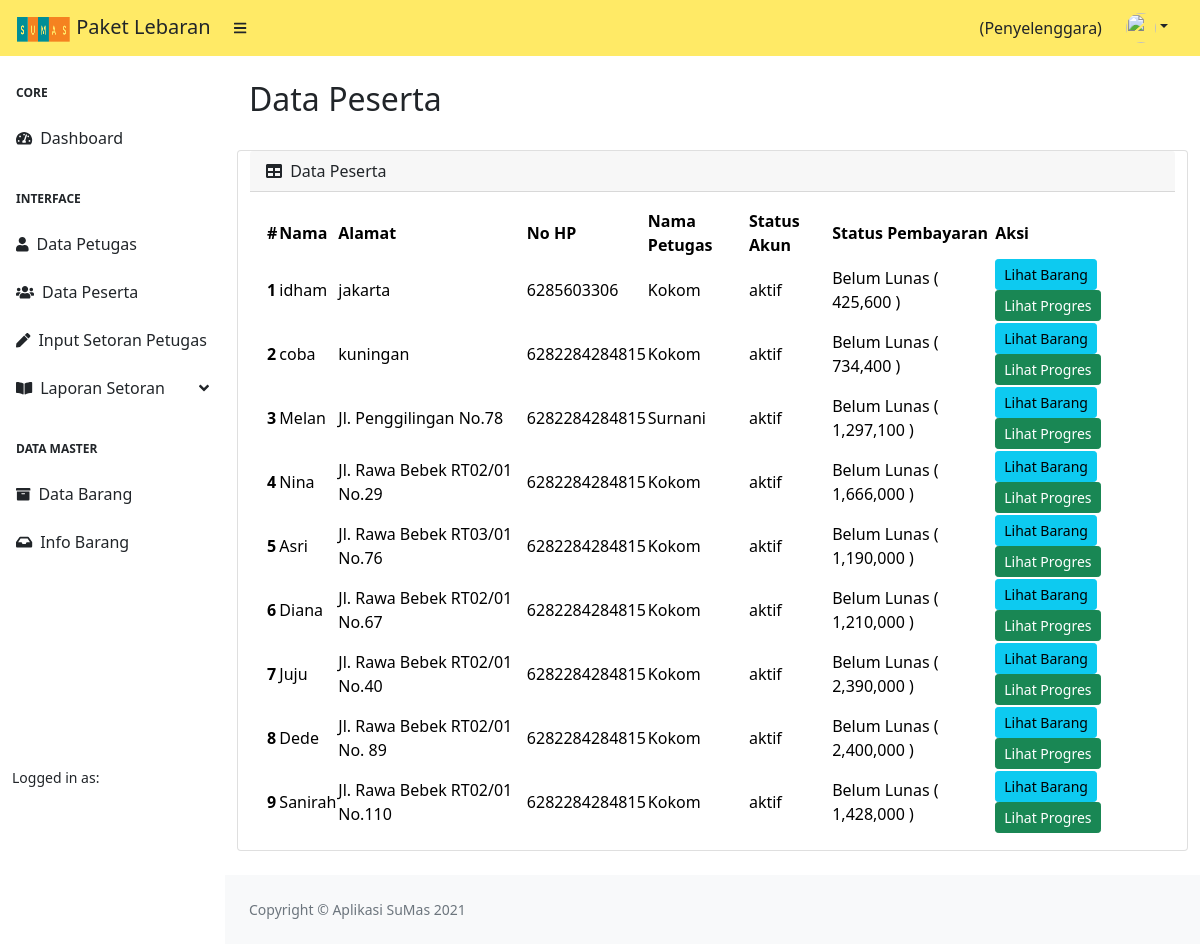
The app's page /index.php/penyelenggara/data_peserta with its own data.
### tables this page shows
CREATE TABLE `user` (
  `id` int(11) NOT NULL,
  `nama_lengkap` varchar(225) NOT NULL,
  `alamat` varchar(225) NOT NULL,
  `no_hp` varchar(20) NOT NULL,
  `username` varchar(255) NOT NULL,
  `image` varchar(225) NOT NULL,
  `password` varchar(255) NOT NULL,
  `status` varchar(10) NOT NULL,
  `tabungan` varchar(225) DEFAULT NULL,
  `nama_petugas` varchar(50) NOT NULL,
  `id_petugas` int(11) NOT NULL,
  `created_at` datetime DEFAULT NULL
);

### application/controllers/Penyelenggara.php (called while the page is built, shortened)
<?php
class Penyelenggara extends CI_Controller
{
    public function __construct()
    {
        $this->load->model('M_DataMaster');
        $this->load->model('M_Penyelenggara');
        $this->load->library('form_validation');
    }
    public function data_peserta()
    {
        $data['title'] = 'Data Peserta';
        $data['user'] = $this->db->get_where('penyelenggara', ['username' => $this->session->userdata('username')])->row_array();
        $data['rows'] = $this->M_Penyelenggara->dataPeserta()->result();
        $data['rows'] = $this->M_Penyelenggara->getTotalBayarPeserta()->result();
        $data['penyelenggara'] = $this->db->get('penyelenggara')->row();
        $this->load->view('templates/header', $data);
        $this->load->view('templates/sidebar_penyelenggara', $data);
        $this->load->view('penyelenggara/data_peserta');
        $this->load->view('templates/footer');
    }
}

### index.php (called while the page is built, shortened)
<?php
require_once BASEPATH.'core/CodeIgniter.php';

### application/models/M_Penyelenggara.php (called while the page is built, shortened)
<?php
class M_Penyelenggara extends CI_Model
{
    public function dataPeserta()
    {
        $this->db->select('*');
        $this->db->from('user');
        $this->db->order_by('nama_petugas', 'asc');
        return $this->db->get();
    }
    public function getTotalBayarPeserta()
    {
        $this->db->select('user.*, SUM(pembayaran.nominal) AS total_bayar');
        $this->db->from('user');
        $this->db->join('pembayaran', 'user.id = pembayaran.id_user', 'left');
        $this->db->order_by('created_at', 'desc');
        $this->db->group_by('user.id');
        return $this->db->get();
    }
}

### application/views/penyelenggara/data_peserta.php (the view, shortened to what this page needs)
<div id="layoutSidenav_content">
    <main>
        <div class="container-fluid px-4">
            <h2 class="mt-4"><?= $title;  ?></h2>
            <div class="row">
                <div class="card mb-4">
                    <div class="card-header">
                        <i class="fas fa-table me-1"></i>
                        Data Peserta
                    </div>
                    <div class="card-body">
                        <table id="datatablesSimple">
                            <thead>
                                <tr class="table-warning">
                                    <th>#</th>
                                    <th>Nama</th>
                                    <th>Alamat</th>
                                    <th>No HP</th>
                                    <th>Nama Petugas</th>
                                    <th>Status Akun</th>
                                    <th>Status Pembayaran</th>
                                    <th>Aksi</th>
                                </tr>
                            </thead>
                            <tbody>
                                <?php
                                $count = 0;
                                foreach ($rows as $row) :
                                    $count = $count + 1;
                                    $this->db->select('SUM(harga) AS harga_total');
                                    $this->db->join('barang', 'target_barang.id_barang = barang.id');
                                    $barang = $this->db->get_where('target_barang', ['id_user' => $row->id])->row();
                                    $jml_barang = $this->db->get_where('target_barang', ['id_user' => $row->id])->num_rows();
                                    $tanggal_mulai = date('Y-m-d', strtotime('-1 days', strtotime($penyelenggara->tanggal_mulai)));
                                    $mulai = date_create($tanggal_mulai);
                                    $selesai = date_create($penyelenggara->tanggal_selesai);
                                    $diff = date_diff($mulai, $selesai);
                                    $jml_hari = $diff->days;
                                    $total_harga_barang = $barang->harga_total * $jml_hari;
                                    $total_tabungan = $row->tabungan * $jml_hari;
                                    $total_iuran_peserta = $total_harga_barang + $total_tabungan;
                                    $sisa = $total_iuran_peserta - $row->total_bayar;
                                ?>
                                    <tr class="table-light">
                                        <th scope=" row"><?= $count ?></th>
                                        <td><?= $row->nama_lengkap ?></td>
                                        <td><?= $row->alamat ?></td>
                                        <td><?= $row->no_hp ?></td>
                                        <td><?= $row->nama_petugas ?></td>
                                        <td><?= $row->status  ?></td>
                                        <td>
                                            <?php if ($jml_barang > 0) : ?>
                                                <?php if ($sisa <= 0) : ?>
                                                    Sudah Lunas (
                                                <?php else : ?>
                                                    Belum Lunas (
                                                <?php endif ?>
                                                <?= number_format($sisa) ?>
                                                )
                                            <?php else : ?>
                                                Belum memilih barang
                                            <?php endif; ?>
                                        </td>
                                        <td>
                                            <a href="<?= base_url('penyelenggara/data_barang_peserta/' . $row->id) ?>" class="btn btn-info btn-sm">Lihat Barang</a>
                                            <a href="<?= base_url('penyelenggara/progres_peserta/' . $row->id) ?>" class="btn btn-success btn-sm">Lihat Progres</a>
                                        </td>
                                    </tr>
                                <?php endforeach; ?>
                            </tbody>
                        </table>
                    </div>
                </div>
            </div>
        </div>
    </main>

### application/views/templates/header.php (shortened to what this page needs)
<!DOCTYPE html>
<html lang="en">
<head>
    <link href="https://cdn.jsdelivr.net/npm/simple-datatables@latest/dist/style.css" rel="stylesheet" />
    <link href="<?= base_url('assets/css/styles.css')  ?>" rel="stylesheet" />
</head>

### application/views/templates/sidebar_penyelenggara.php (shortened to what this page needs)
<body class="sb-nav-fixed">
    <nav class="sb-topnav navbar navbar-expand navbar-dark" style="background-color: #ffea66;">
        <a class="navbar-brand ps-3 text-dark" href="<?= base_url('penyelenggara') ?>"><img src="<?= base_url('assets/img/logo/logo.png') ?>" alt="" width="55" height="30"> Paket Lebaran</a>
        <button class="btn btn-link btn-sm order-1 order-lg-0 me-4 me-lg-0 text-dark" id="sidebarToggle" href="#!"><i class="fas fa-bars"></i></button>
        <form class="d-none d-md-inline-block form-inline ms-auto me-0 me-md-3 my-2 my-md-0">
            <div class="input-group">
                <label for="" class="text-dark"><?= $user['nama_lengkap']; ?> (Penyelenggara)</label>
            </div>
        </form>
        <ul class="navbar-nav ms-auto ms-md-0 me-3 me-lg-4">
            <li class="nav-item dropdown">
                <a class="nav-link dropdown-toggle text-dark" id="navbarDropdown" href="#" role="button" data-bs-toggle="dropdown" aria-expanded="false"><img src="<?= base_url('assets/img/profile/') . $user['image']  ?>" alt="" class="img-fluid rounded-circle" style="width: 30px; height: 30px;"></a>
            </li>
        </ul>
    </nav>
    <div id="layoutSidenav">
        <div id="layoutSidenav_nav">
            <nav class="sb-sidenav accordion" id="sidenavAccordion">
                <div class="sb-sidenav-menu">
                    <div class="nav">
                        <div class="sb-sidenav-menu-heading">Core</div>
                        <a class="nav-link text-dark" href="<?= base_url('penyelenggara')  ?>">
                            <div class="sb-nav-link-icon text-dark"><i class="fas fa-tachometer-alt"></i></div>
                            Dashboard
                        </a>
                        <div class="sb-sidenav-menu-heading">Interface</div>
                        <a class="nav-link text-dark" href="<?= base_url('penyelenggara/data_petugas')  ?>">
                            <div class="sb-nav-link-icon text-dark"><i class="fas fa-user"></i></div>
                            Data Petugas
                        </a>
                        <a class="nav-link text-dark" href="<?= base_url('penyelenggara/data_peserta')  ?>">
                            <div class="sb-nav-link-icon text-dark"><i class="fas fa-users"></i></div>
                            Data Peserta
                        </a>
                        <a class="nav-link text-dark" href="<?= base_url('penyelenggara/pembayaran_offline')  ?>">
                            <div class="sb-nav-link-icon text-dark"><i class="fas fa-pen"></i></div>
                            Input Setoran Petugas
                        </a>
                        <a class="nav-link text-dark" href="#" data-bs-toggle="collapse" data-bs-target="#collapseLayouts" aria-expanded="false" aria-controls="collapseLayouts">
                            <div class="sb-nav-link-icon text-dark"><i class="fas fa-book-open"></i></div>
                            Laporan Setoran
                            <div class="sb-sidenav-collapse-arrow text-dark"><i class="fas fa-angle-down"></i></div>
                        </a>
                        <div class="sb-sidenav-menu-heading">Data Master</div>
                        <a class="nav-link text-dark" href="<?= base_url('penyelenggara/data_barang')  ?>">
                            <div class="sb-nav-link-icon text-dark"><i class="fas fa-archive"></i></div>
                            Data Barang
                        </a>
                        <a class="nav-link text-dark" href="<?= base_url('penyelenggara/info_barang')  ?>">
                            <div class="sb-nav-link-icon text-dark"><i class="fas fa-inbox"></i></div>
                            Info Barang
                        </a>
                    </div>
                </div>
                <div class="sb-sidenav-footer">
                    <div class="small">Logged in as:</div>
                </div>
            </nav>
        </div>

### application/views/templates/footer.php (shortened to what this page needs)
<footer class="py-4 bg-light mt-auto">
    <div class="container-fluid px-4">
        <div class="d-flex align-items-center justify-content-between small">
            <div class="text-muted">Copyright &copy; Aplikasi SuMas 2021</div>
        </div>
    </div>
</footer>
</div>
</div>
</body>
</html>

### records on screen
user: nama_lengkap "idham", alamat "jakarta", no_hp "6285603306", nama_petugas "Kokom", status "aktif", shows "Belum Lunas (", sisa "425,600"
user: nama_lengkap "coba", alamat "kuningan", no_hp "6282284284815", nama_petugas "Kokom", status "aktif", tabungan "Belum Lunas (", sisa "734,400"
user: nama_lengkap "Melan", alamat "Jl. Penggilingan No.78", no_hp "6282284284815", nama_petugas "Surnani", status "aktif", shows "Belum Lunas (", sisa "1,297,100"
user: nama_lengkap "Nina", alamat "Jl. Rawa Bebek RT02/01 No.29", no_hp "6282284284815", nama_petugas "Kokom", status "aktif", tabungan "Belum Lunas (", sisa "1,666,000"
user: nama_lengkap "Asri", alamat "Jl. Rawa Bebek RT03/01 No.76", no_hp "6282284284815", nama_petugas "Kokom", status "aktif", tabungan "Belum Lunas (", sisa "1,190,000"
user: nama_lengkap "Diana", alamat "Jl. Rawa Bebek RT02/01 No.67", no_hp "6282284284815", nama_petugas "Kokom", status "aktif", tabungan "Belum Lunas (", sisa "1,210,000"
user: nama_lengkap "Juju", alamat "Jl. Rawa Bebek RT02/01 No.40", no_hp "6282284284815", nama_petugas "Kokom", status "aktif", tabungan "Belum Lunas (", sisa "2,390,000"
user: nama_lengkap "Dede", alamat "Jl. Rawa Bebek RT02/01 No. 89", no_hp "6282284284815", nama_petugas "Kokom", status "aktif", tabungan "Belum Lunas (", sisa "2,400,000"
user: nama_lengkap "Sanirah", alamat "Jl. Rawa Bebek RT02/01 No.110", no_hp "6282284284815", nama_petugas "Kokom", status "aktif", tabungan "Belum Lunas (", sisa "1,428,000"

### other values on screen
$title "Data Peserta"
